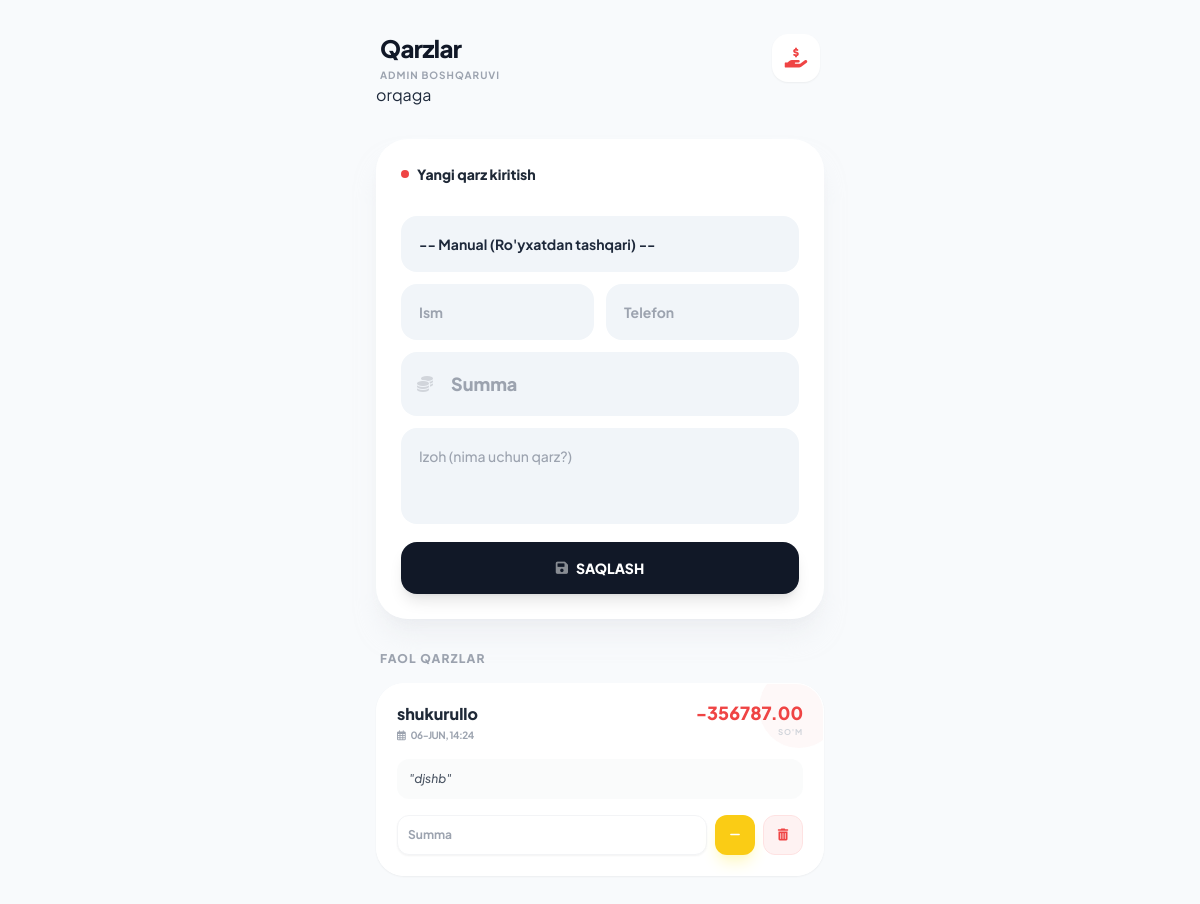
/debts/ (signed in), run on the app's committed database.
### debts/models.py (models this page shows)
class Debt(models.Model):
    user = models.ForeignKey(User, null=True, blank=True, on_delete=models.SET_NULL)
    name = models.CharField(max_length=100, null=True, blank=True)
    phone = models.CharField(max_length=20, null=True, blank=True)
    amount = models.DecimalField(max_digits=10, decimal_places=2)
    description = models.TextField()
    created_by = models.ForeignKey(User, on_delete=models.CASCADE, related_name='created_debts')
    created_at = models.DateTimeField(auto_now_add=True)
    def display_name(self):
        if self.user:
            return self.user.phone
        return self.name or self.phone

### debts/views.py (the view, shortened to what this page needs)
# urls.py: path('', admin_debts, name='admin_debts'),
@staff_member_required
def admin_debts(request):
    users = User.objects.all()
    debts = Debt.objects.all().order_by('-created_at')
    return render(request, 'debts/admin.html', {
        'debts': debts,
        'users': users
    })

### users/models.py (called while the page is built, shortened)
    def save(self, *args, **kwargs):
        super().save(*args, **kwargs)

### templates/debts/admin.html (shortened to what this page needs)
<!DOCTYPE html>
<html lang="uz">
<head>
    <script src="https://cdn.tailwindcss.com"></script>
    <link href="https://cdnjs.cloudflare.com/ajax/libs/font-awesome/6.0.0/css/all.min.css" rel="stylesheet">
</head>
<body class="p-4 pb-20">
<div class="max-w-md mx-auto space-y-8">
    <div class="flex items-center justify-between pt-4 px-1">
        <div>
            <h1 class="text-2xl font-black tracking-tight text-gray-900">Qarzlar</h1>
            <p class="text-[10px] font-bold text-gray-400 uppercase tracking-widest mt-1">Admin boshqaruvi</p>
        </div>
        <div class="w-12 h-12 bg-white rounded-2xl shadow-sm flex items-center justify-center text-red-500">
            <i class="fas fa-hand-holding-dollar text-xl"></i>
        </div>
    </div>
  <a href="{% url 'dashboard' %}">
                orqaga
            </a>
    <div class="premium-card p-6 rounded-[32px] shadow-xl shadow-gray-200/50">
        <h2 class="text-sm font-black text-gray-800 mb-5 flex items-center gap-2">
            <span class="w-2 h-2 bg-red-500 rounded-full animate-pulse"></span>
            Yangi qarz kiritish
        </h2>
        <form method="post" class="space-y-3">
            <select name="user_id" class="w-full input-style p-4 rounded-2xl text-sm font-bold outline-none appearance-none">
                <option value="">-- Manual (Ro'yxatdan tashqari) --</option>
            </select>
            <div class="grid grid-cols-2 gap-3">
                <input type="text" name="name" placeholder="Ism" class="input-style p-4 rounded-2xl text-sm font-bold outline-none">
                <input type="text" name="phone" placeholder="Telefon" class="input-style p-4 rounded-2xl text-sm font-bold outline-none">
            </div>
            <div class="relative">
                <input type="number" name="amount" placeholder="Summa" class="w-full input-style p-4 pl-12 rounded-2xl text-lg font-black text-red-600 outline-none" required>
                <i class="fas fa-coins absolute left-4 top-1/2 -translate-y-1/2 text-gray-300"></i>
            </div>
            <textarea name="description" placeholder="Izoh (nima uchun qarz?)" class="w-full input-style p-4 rounded-2xl text-sm font-medium outline-none h-24 resize-none"></textarea>
            <button class="w-full bg-gray-900 text-white py-4 rounded-2xl font-black text-sm shadow-lg active:scale-[0.98] transition-all flex items-center justify-center gap-2">
                <i class="fas fa-save opacity-50"></i> SAQLASH
            </button>
        </form>
    </div>
    <div class="space-y-4">
        <h3 class="text-xs font-black text-gray-400 uppercase tracking-widest px-1">Faol qarzlar</h3>
        {% for d in debts %}
        <div class="premium-card p-5 rounded-[28px] shadow-sm border border-white relative overflow-hidden group">
            <div class="absolute -right-4 -top-4 w-20 h-20 bg-red-50 rounded-full opacity-50 group-hover:scale-110 transition-transform"></div>
            <div class="relative">
                <div class="flex justify-between items-start mb-4">
                    <div>
                        <div class="font-extrabold text-gray-800 text-base leading-tight">{{ d.display_name }}</div>
                        <div class="text-[10px] text-gray-400 font-bold mt-1 uppercase tracking-tighter">
                            <i class="far fa-calendar-alt mr-1"></i> {{ d.created_at|date:"d-M, H:i" }}
                        </div>
                    </div>
                    <div class="text-right">
                        <div class="text-red-500 font-black text-lg leading-none">-{{ d.amount }}</div>
                        <div class="text-[8px] text-gray-300 font-bold uppercase mt-1 tracking-widest text-right">so'm</div>
                    </div>
                </div>
                <div class="bg-gray-50/80 p-3 rounded-xl text-xs text-gray-600 font-medium mb-4 italic">
                    "{{ d.description }}"
                </div>
                <div class="flex items-center gap-2">
                    <form method="post" action="{% url 'debts:reduce_debt' d.id %}" class="flex-1 flex gap-2">
                        <input type="number" name="amount" placeholder="Summa"
                               class="flex-1 bg-white border border-gray-100 p-2.5 rounded-xl text-xs font-bold focus:ring-2 focus:ring-yellow-400 outline-none shadow-sm">
                        <button class="bg-yellow-400 text-white w-10 h-10 rounded-xl flex items-center justify-center shadow-lg shadow-yellow-100 active:scale-90 transition">
                            <i class="fas fa-minus text-xs"></i>
                        </button>
                    </form>
                    <a href="{% url 'debts:delete_debt' d.id %}"
                       onclick="return confirm('Qarzni to\'liq o\'chirmoqchimisiz?')"
                       class="w-10 h-10 bg-red-50 text-red-500 rounded-xl flex items-center justify-center border border-red-100 active:scale-90 transition">
                        <i class="fas fa-trash-can text-xs"></i>
                    </a>
                </div>
            </div>
        </div>
        {% empty %}
        <div class="text-center py-16 bg-white/50 rounded-[32px] border-2 border-dashed border-gray-200">
            <i class="fas fa-clipboard-check text-gray-200 text-4xl mb-3"></i>
            <p class="text-gray-400 font-bold text-xs uppercase tracking-widest">Hozircha qarzlar yo'q</p>
        </div>
        {% endfor %}
    </div>
</div>
</body>
</html>

### templates/debts/admin.html (style rules this page uses)
body { font-family: 'Plus Jakarta Sans', sans-serif; background-color: #f8fafc; color: #1e293b; }
.premium-card { background: rgba(255, 255, 255, 0.9); backdrop-filter: blur(10px); border: 1px solid rgba(255, 255, 255, 0.7); }
.input-style { background-color: #f1f5f9; border: 2px solid transparent; transition: all 0.2s ease; }

### data on the page
Debt: display_name "shukurullo", created_at "06-JUN, 14:24", amount "356787.00", description "djshb"
